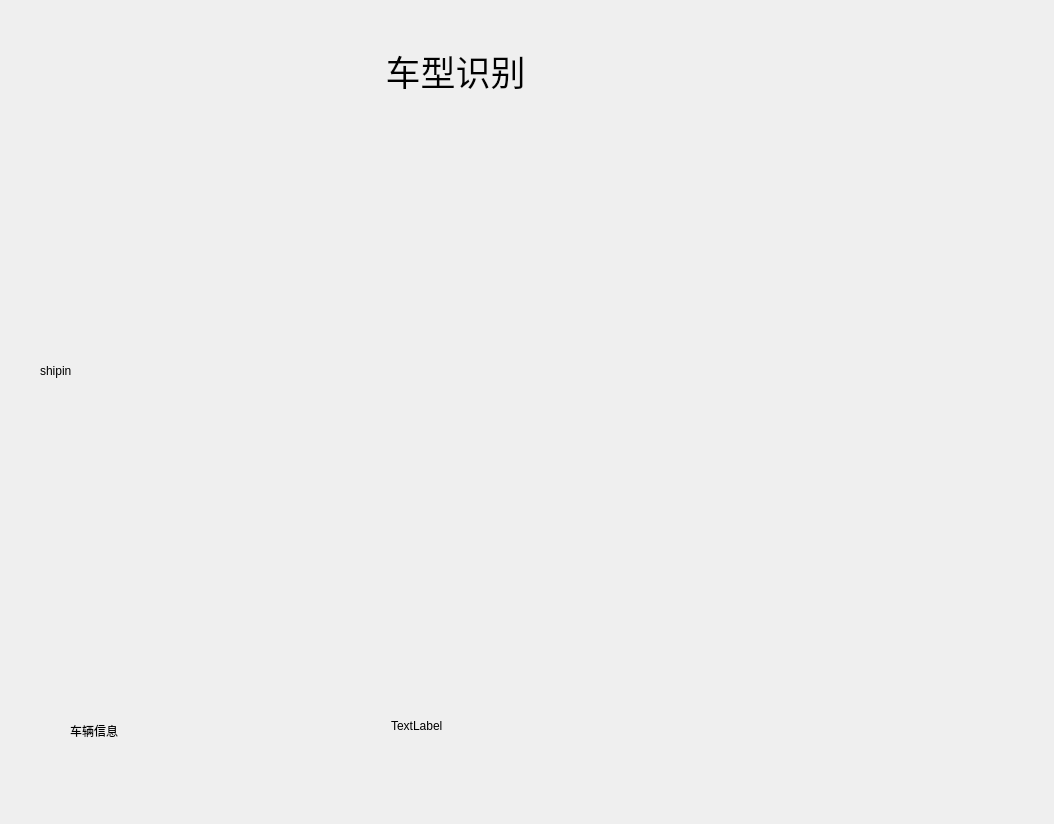
<?xml version="1.0" encoding="UTF-8"?>
<ui version="4.0">
 <class>Dialog</class>
 <widget class="QDialog" name="Dialog">
  <property name="geometry">
   <rect>
    <x>0</x>
    <y>0</y>
    <width>1054</width>
    <height>824</height>
   </rect>
  </property>
  <property name="windowTitle">
   <string>Dialog</string>
  </property>
  <widget class="QLabel" name="title">
   <property name="geometry">
    <rect>
     <x>140</x>
     <y>50</y>
     <width>631</width>
     <height>41</height>
    </rect>
   </property>
   <property name="font">
    <font>
     <pointsize>26</pointsize>
    </font>
   </property>
   <property name="text">
    <string>车型识别</string>
   </property>
   <property name="alignment">
    <set>Qt::AlignCenter</set>
   </property>
  </widget>
  <widget class="QLabel" name="video1">
   <property name="geometry">
    <rect>
     <x>40</x>
     <y>110</y>
     <width>931</width>
     <height>521</height>
    </rect>
   </property>
   <property name="text">
    <string>shipin</string>
   </property>
  </widget>
  <widget class="QLabel" name="label">
   <property name="geometry">
    <rect>
     <x>70</x>
     <y>700</y>
     <width>251</width>
     <height>61</height>
    </rect>
   </property>
   <property name="text">
    <string>车辆信息</string>
   </property>
  </widget>
  <widget class="QLabel" name="cardata">
   <property name="geometry">
    <rect>
     <x>391</x>
     <y>680</y>
     <width>561</width>
     <height>91</height>
    </rect>
   </property>
   <property name="text">
    <string>TextLabel</string>
   </property>
  </widget>
 </widget>
 <resources/>
 <connections/>
</ui>
